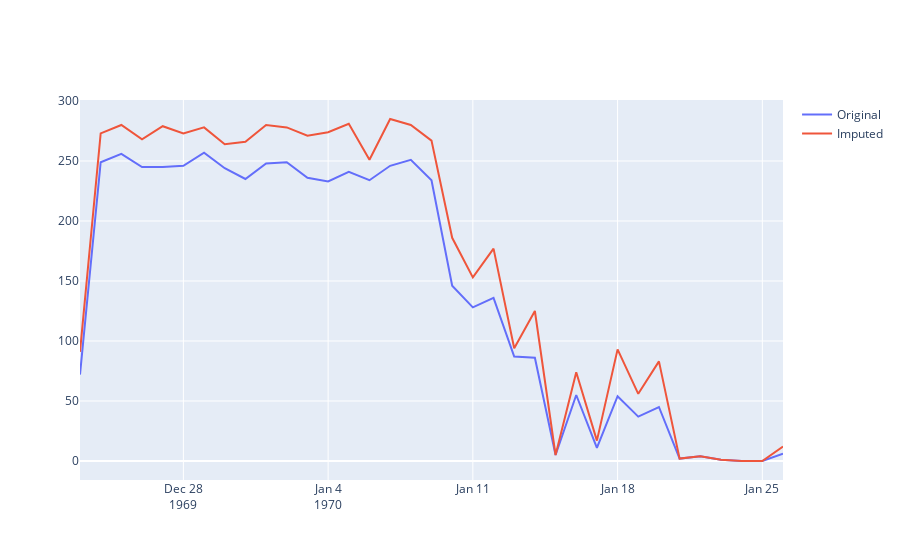

This figure's notebook cell:
### Code cell
# Count the number of non-NaN values of the 'filled_enmo' variable for each date
boutcount_filled = data0a418b57_resampled_5min.groupby(data0a418b57_resampled_5min.index.date).count()['filled_enmo']
boutcount = data0a418b57_resampled_5min.groupby(data0a418b57_resampled_5min.index.date).count()['enmo']

# Make a graph of the values of boutcount and boutcount_new
fig = go.Figure()
fig.add_trace(go.Scatter(x=boutcount.index, y=boutcount, name='Original'))
fig.add_trace(go.Scatter(x=boutcount_filled.index, y=boutcount_filled, name='Imputed'))
fig.show()

### Figure 1 — Plotly figure (JSON) as saved in the notebook; plotly's stock layout.template omitted (floating-point values rounded to 4 significant figures)
{"data": [{"name": "Original", "type": "scatter", "x": ["1969-12-23", "1969-12-24", "1969-12-25", "1969-12-26", "1969-12-27", "1969-12-28", "1969-12-29", "1969-12-30", "1969-12-31", "1970-01-01", "1970-01-02", "1970-01-03", "1970-01-04", "1970-01-05", "1970-01-06", "1970-01-07", "1970-01-08", "1970-01-09", "1970-01-10", "1970-01-11", "1970-01-12", "1970-01-13", "1970-01-14", "1970-01-15", "1970-01-16", "1970-01-17", "1970-01-18", "1970-01-19", "1970-01-20", "1970-01-21", "1970-01-22", "1970-01-23", "1970-01-24", "1970-01-25", "1970-01-26"], "y": [72, 249, 256, 245, 245, 246, 257, 244, 235, 248, 249, 236, 233, 241, 234, 246, 251, 234, 146, 128, 136, 87, 86, 5, 55, 11, 54, 37, 45, 2, 4, 1, 0, 0, 6]}, {"name": "Imputed", "type": "scatter", "x": ["1969-12-23", "1969-12-24", "1969-12-25", "1969-12-26", "1969-12-27", "1969-12-28", "1969-12-29", "1969-12-30", "1969-12-31", "1970-01-01", "1970-01-02", "1970-01-03", "1970-01-04", "1970-01-05", "1970-01-06", "1970-01-07", "1970-01-08", "1970-01-09", "1970-01-10", "1970-01-11", "1970-01-12", "1970-01-13", "1970-01-14", "1970-01-15", "1970-01-16", "1970-01-17", "1970-01-18", "1970-01-19", "1970-01-20", "1970-01-21", "1970-01-22", "1970-01-23", "1970-01-24", "1970-01-25", "1970-01-26"], "y": [91, 273, 280, 268, 279, 273, 278, 264, 266, 280, 278, 271, 274, 281, 251, 285, 280, 267, 186, 153, 177, 94, 125, 5, 74, 17, 93, 56, 83, 2, 4, 1, 0, 0, 12]}], "layout": {}}
